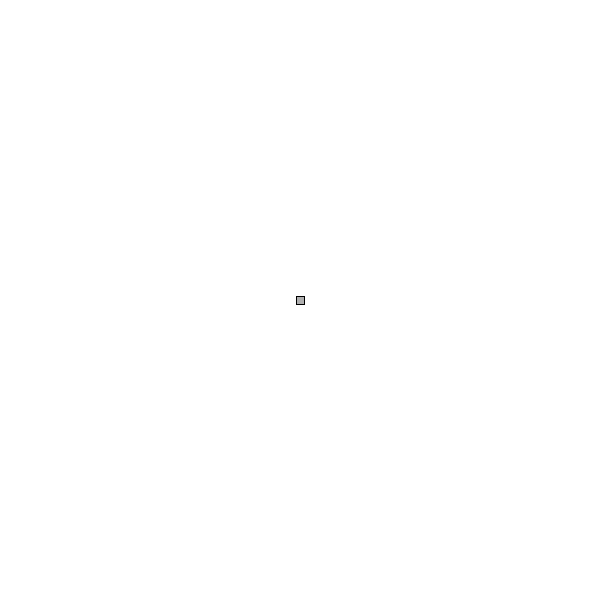
Frame 1 (no input)
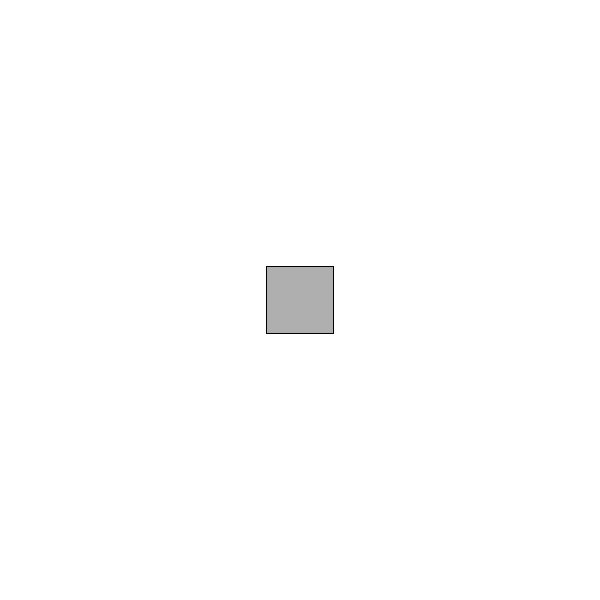
Frame 60 (the mouse pressed at the canvas centre just before this capture)
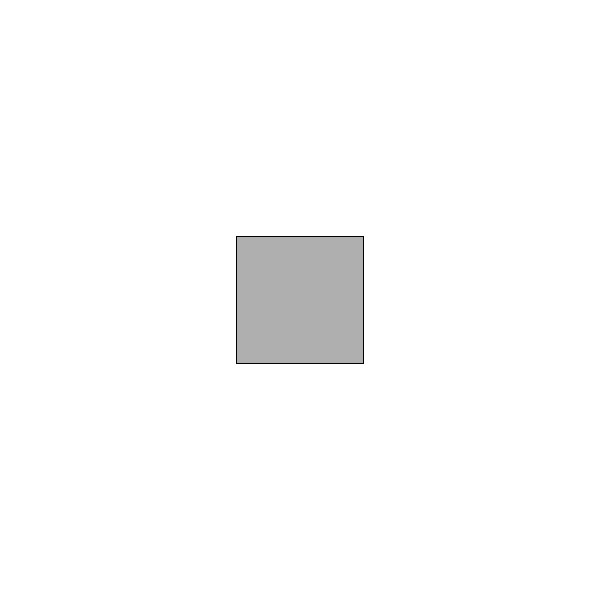
Frame 120 (the mouse held since frame 60 and released just before this capture)

The Processing sketch that drew these frames (run headless with seeded random() and noise(); from frame 60 on, the mouse is pressed at the canvas centre):

// Processing sketch: Quiz_1_ques_3
// ── Quiz_1_ques_3.pde
float r=8;


void setup() {
  size(600, 600);
}

void draw() {
  frameRate(600);
  background(255);

  stroke(0);
  fill(175);
  rectMode(CENTER);
  rect(width/2, height/2, r, r);
  r++;

  if (r>width) {

    r=-100;
  }
}
